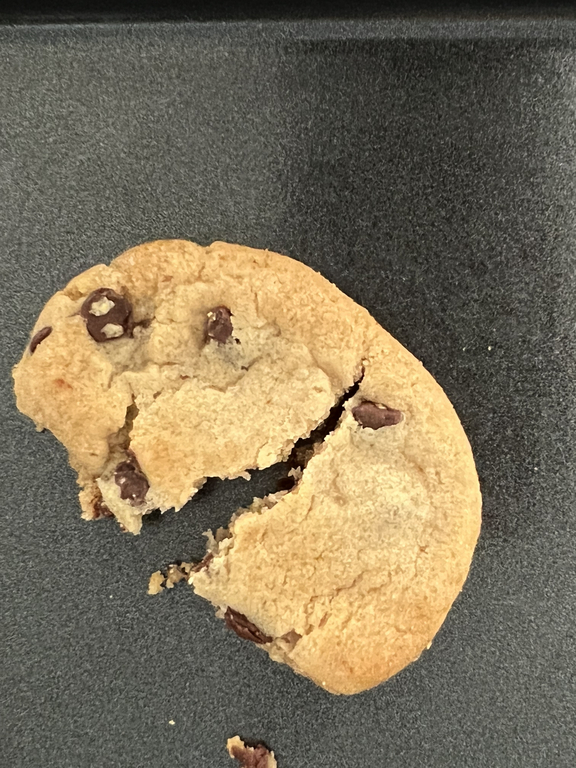
#> input picture datasets/cookie-dataset/dataset-files/training-images/anomaly-1.jpg, 576 x 768 px
$ python -i polar_transform.py   (imports and definitions only)
#> lines starting #> are read from the running program, lines starting #| are printed output that depends on the picture; after the words box and inside, x2 and y2 are one past the last pixel; in counts of white or black regions, pixels touching at a corner belong together
#  #
#   Copyright  Amazon Web Services, Inc.
#  #
#   Licensed under the Apache License, Version 2.0 (the "License");
#   you may not use this file except in compliance with the License.
#    You may obtain a copy of the License at
#  #
#        http://www.apache.org/licenses/LICENSE-2.0
#  #
#    Unless required by applicable law or agreed to in writing, software
#    distributed under the License is distributed on an "AS IS" BASIS,
#    WITHOUT WARRANTIES OR CONDITIONS OF ANY KIND, either express or implied.
#   See the License for the specific language governing permissions and
#   limitations under the License.
#  #
#  #
#  Licensed under the Apache License, Version 2.0 (the "License");
#  you may not use this file except in compliance with the License.
#  You may obtain a copy of the License at
#  #
#      http://www.apache.org/licenses/LICENSE-2.0
#  #
#  Unless required by applicable law or agreed to in writing, software
#  distributed under the License is distributed on an "AS IS" BASIS,
#  WITHOUT WARRANTIES OR CONDITIONS OF ANY KIND, either express or implied.
#  See the License for the specific language governing permissions and
#  limitations under the License.
import numpy as np
import cv2

# This file contains functions for detecting circular objects and performing polar transform so as to
# converting rotational variation into translational variation for more generalizable defect detection on circular objects (e.g. gears)
# TODO: currently parameters are hard-coded for Precision Resource Use case, will need to make them configurable

def find_circular_obj_hough(blur, dp, min_dist, param1, param2, min_radius, max_radius):
    """
    Find circular object (such as gear in Precision Resource use case) by Hough transform
    """
    detected_circles = cv2.HoughCircles(blur, cv2.HOUGH_GRADIENT, dp, min_dist,
                                        param1=param1,param2=param2,minRadius=min_radius,maxRadius=max_radius)
    if detected_circles is None:
        return None, None, None

    largest_circle = detected_circles[0][0]
    largest_circle = np.uint16(np.around(largest_circle))
    return largest_circle[0], largest_circle[1], largest_circle[2]

def find_circular_obj_contour(binary):
    """
    Find circular object (such as gear in Precision Resource use case) by contour detection
    """
    contours, _ = cv2.findContours(binary, cv2.RETR_EXTERNAL, cv2.CHAIN_APPROX_SIMPLE)
    largest_contour = max(contours, key=cv2.contourArea)

    (x, y), radius = cv2.minEnclosingCircle(largest_contour)
    largest_circle = np.uint16(np.around([x, y, radius]))
    return largest_circle[0], largest_circle[1], largest_circle[2]

def _find_non_zero(proj, thr=0):
    nonzero_indx = np.argwhere(proj>thr).squeeze()
    start, end = (nonzero_indx[0], nonzero_indx[-1])
    return start, end

def find_circular_obj_projection(binary):
    """
    Find circular object (such as gear in Precision Resource use case) by projection profile
    """
    kernel = np.ones((5, 5), np.uint8)
    morphology = cv2.morphologyEx(binary, cv2.MORPH_OPEN, kernel)
    bin_int = np.int64(morphology) / 255  # binary map
    # horizontal
    h_proj = bin_int.sum(1)
    sy, ey = _find_non_zero(h_proj)
    # vertical
    v_proj = bin_int.sum(0)
    sx, ex = _find_non_zero(v_proj)
    x, y, radius = np.uint16(np.around([(sx + ex) / 2, (sy + ey) / 2, max(ex - sx, ey - sy) / 2]))
    return x, y, radius

def _maybe_empty(blur_img):
    # if the std of the image is too low, it will be deemed as image without object (empty image)
    std = blur_img.std()
    return True if std < 24 else False  # usually the gear image has std > 30

def find_circular_obj_consensus(img, expected_radius = 880):
    """
    Find circular object consensus estimate of circle by combining 3 different circular object detector.

    Parameters
    ----------
    :param img: input image in numpy array, has to be (h, w, c) uint8 format
    :param expected_radius: expected radius of the circular object
    -------
    :return: x,y,r - center (x,y) of the circular object, and radius r
    """
    img_g = cv2.cvtColor(img, cv2.COLOR_BGR2GRAY)
    blur = cv2.GaussianBlur(img_g, (5, 5), 0)
    maybe_empty = _maybe_empty(blur)
    _, binary = cv2.threshold(blur, 0, 255, cv2.THRESH_BINARY + cv2.THRESH_OTSU)
    rh, rc, rp = None, None, None
    if not maybe_empty:  # when the image is empty, find_circular_obj_hough and find_circular_obj_contour becomes very slow
        xh, yh, rh = find_circular_obj_hough(blur, 3, 2000, 100, 100, expected_radius-10, expected_radius+10)
        xc, yc, rc = find_circular_obj_contour(binary)
    xp, yp, rp = find_circular_obj_projection(binary)

    x = []
    y = []
    r = []

    if rh is not None and expected_radius + 10 > rh > expected_radius - 10:
        x.append(xh)
        y.append(yh)
        r.append(rh)
    if rc is not None and expected_radius + 10 > rc > expected_radius - 10:
        x.append(xc)
        y.append(yc)
        r.append(rc)
    if rp is not None and expected_radius + 10 > rp > expected_radius - 10:
        x.append(xp)
        y.append(yp)
        r.append(rp)
    if len(x) == 0:
        raise Exception("Circular object cannot be found")
    return np.uint16(np.around([sum(x)/len(x), sum(y)/len(y), sum(r)/len(r)]))

def _compute_center_of_bbox(sx, sy, ex, ey):
    return int((sx + ex) / 2), int((sy + ey) / 2)

# [58 lines left out: functions banded_polar_transform, inverse_banded_polar_transform, not called in this run]

>>> import cv2
>>> picture = cv2.imread('../../../datasets/cookie-dataset/dataset-files/training-images/anomaly-1.jpg')
#> picture is the input picture: shape (768, 576, 3); mean B, G, R 89.6, 112.7, 124.4
>>> result = find_circular_obj_consensus(picture)
#> in find_circular_obj_consensus, `img_g = cv2.cvtColor(img, cv2.COLOR_BGR2GRAY)`:
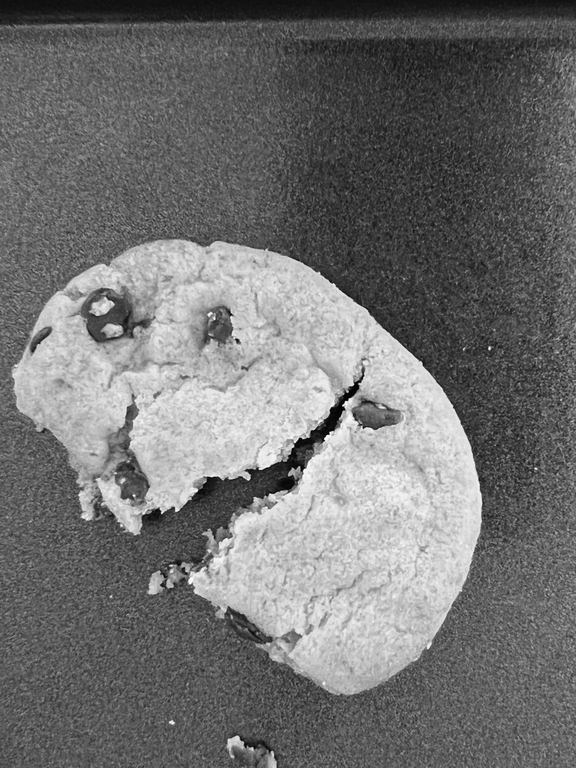
#> img_g: shape (768, 576); min 1, max 252, mean 113.6
#> in _maybe_empty, `std = blur_img.std()`: std = 55.39
#> in find_circular_obj_consensus, `maybe_empty = _maybe_empty(blur)`: maybe_empty = False
#> in find_circular_obj_consensus, `_, binary = cv2.threshold(blur, 0, 255, cv2.THRESH_BINARY + cv2.THRESH..`:
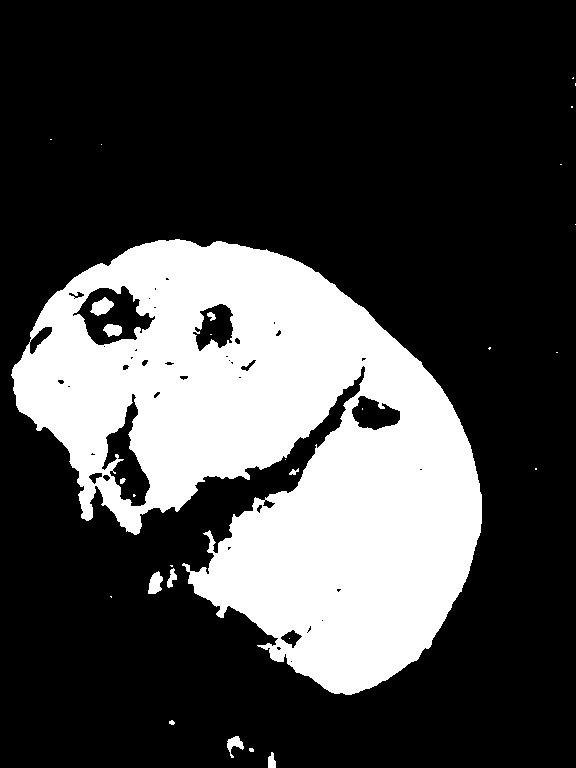
#> binary: shape (768, 576); 27.5% white; 29 white regions (18 under 20 px)
#> in find_circular_obj_hough, `detected_circles = cv2.HoughCircles(blur, cv2.HOUGH_GRADIENT, dp, min_..`: detected_circles = None
#> in find_circular_obj_contour, `contours, _ = cv2.findContours(binary, cv2.RETR_EXTERNAL, cv2.CHAIN_AP..`: contours = 21 contours, 15 with area under 20; largest, box (x1, y1, x2, y2) and area: (11, 239, 482, 695) 127403, (148, 571, 163, 594) 203, (227, 736, 244, 758) 140, (167, 568, 177, 588) 81, (268, 752, 276, 768) 76, (289, 468, 299, 475) 24
#> in find_circular_obj_contour, `largest_contour = max(contours, key=cv2.contourArea)`: largest_contour = contour of 1134 points, box (x1, y1, x2, y2) (11, 239, 482, 695), area 127403
#> in find_circular_obj_contour, `(x, y), radius = cv2.minEnclosingCircle(largest_contour)`: x = 239; y = 473; radius = 257.7
#> in find_circular_obj_contour, `largest_circle = np.uint16(np.around([x, y, radius]))`: largest_circle = [239, 473, 258]
#> in find_circular_obj_consensus, `xc, yc, rc = find_circular_obj_contour(binary)`: xc = 239; yc = 473; rc = 258
#> in find_circular_obj_projection, `morphology = cv2.morphologyEx(binary, cv2.MORPH_OPEN, kernel)`:
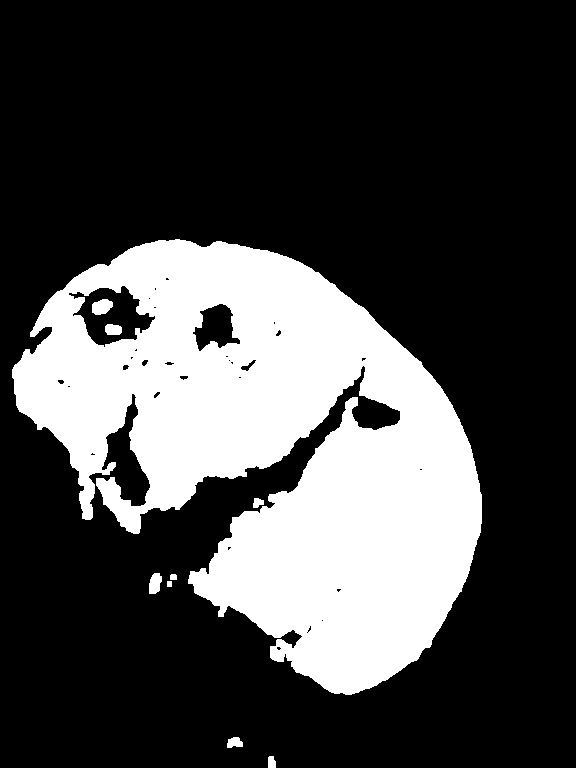
#> morphology: shape (768, 576); 27.2% white; 9 white regions, largest, box (x1, y1, x2, y2) and area: (12, 239, 482, 695) 119433, (92, 299, 113, 315) 253, (149, 573, 162, 594) 213
#> in find_circular_obj_projection, `h_proj = bin_int.sum(1)`: h_proj = 768 values, max 419 at index 384, min 0 at index 0, mean 156.8
#> in _find_non_zero, `nonzero_indx = np.argwhere(proj>thr).squeeze()`: nonzero_indx = 479 values from 239 to 767
#> in _find_non_zero, `start, end = (nonzero_indx[0], nonzero_indx[-1])`: start = 239; end = 767
#> in find_circular_obj_projection, `sy, ey = _find_non_zero(h_proj)`: sy = 239; ey = 767
#> in find_circular_obj_projection, `v_proj = bin_int.sum(0)`: v_proj = 576 values, max 392 at index 326, min 0 at index 0, mean 209.1
#> in find_circular_obj_projection, `sx, ex = _find_non_zero(v_proj)`: sx = 12; ex = 481
#> in find_circular_obj_projection, `x, y, radius = np.uint16(np.around([(sx + ex) / 2, (sy + ey) / 2, max(..`: x = 246; y = 503; radius = 264
#> in find_circular_obj_consensus, `xp, yp, rp = find_circular_obj_projection(binary)`: xp = 246; yp = 503; rp = 264
#> (the run stopped early here; a loop or call above may not have finished)

$ run again, on datasets/cookie-dataset/dataset-files/training-images/anomaly-10.jpg
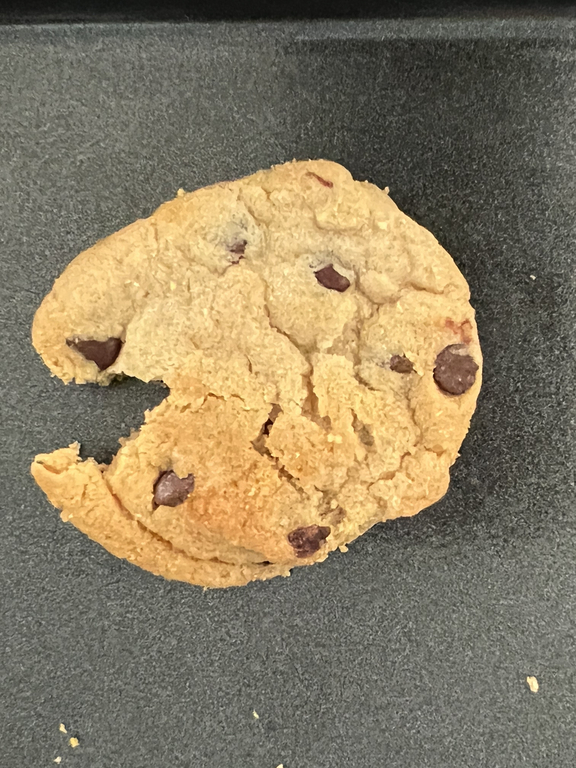
#> input picture datasets/cookie-dataset/dataset-files/training-images/anomaly-10.jpg, 576 x 768 px
#> picture is the input picture: shape (768, 576, 3); mean B, G, R 98.5, 124.5, 137.5
#> std = 50.56
#> maybe_empty = False
#> in find_circular_obj_consensus, `_, binary = cv2.threshold(blur, 0, 255, cv2.THRESH_BINARY + cv2.THRESH..`:
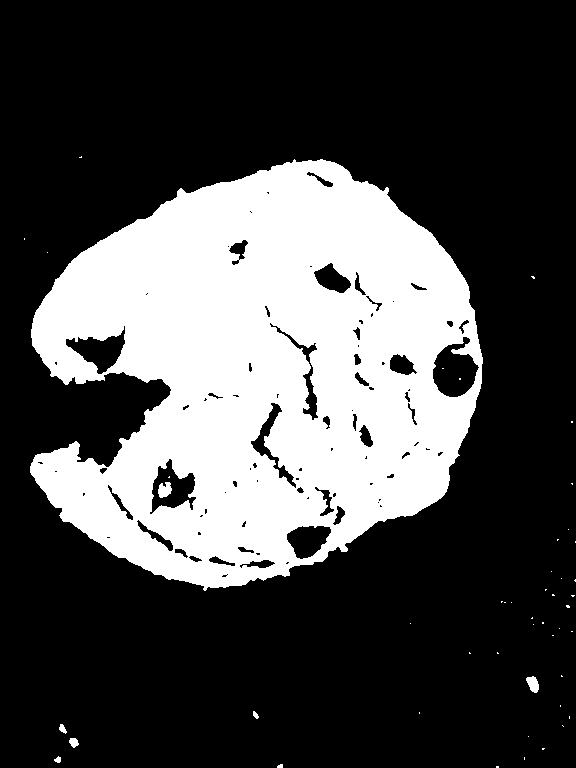
#> binary: shape (768, 576); 29.2% white; 48 white regions (40 under 20 px)
#> detected_circles = None
#> contours = 44 contours, 38 with area under 20; largest, box (x1, y1, x2, y2) and area: (30, 159, 483, 591) 137862, (526, 676, 539, 693) 128, (69, 738, 79, 748) 56, (59, 724, 67, 734) 35, (54, 756, 61, 763) 24, (253, 711, 259, 719) 21
#> largest_contour = contour of 837 points, box (x1, y1, x2, y2) (30, 159, 483, 591), area 137862
#> in find_circular_obj_contour, `(x, y), radius = cv2.minEnclosingCircle(largest_contour)`: x = 249; y = 379; radius = 237.9
#> largest_circle = [249, 379, 238]
#> xc = 249; yc = 379; rc = 238
#> in find_circular_obj_projection, `morphology = cv2.morphologyEx(binary, cv2.MORPH_OPEN, kernel)`:
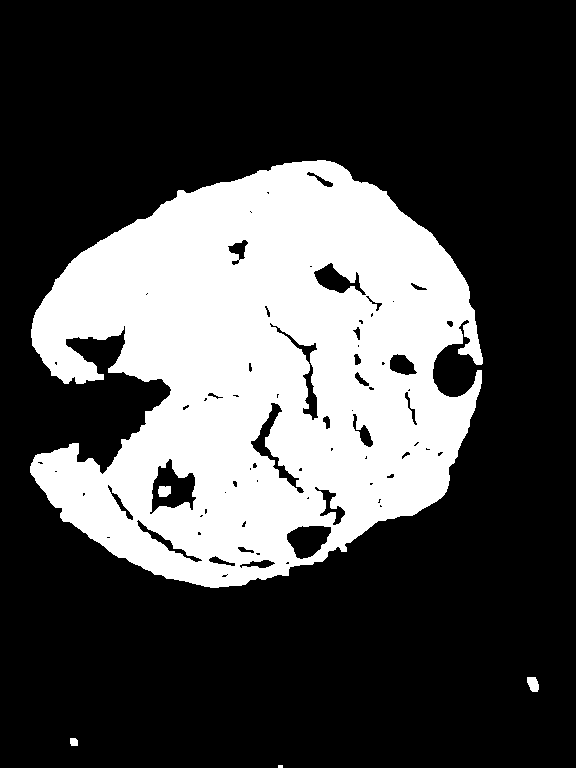
#> morphology: shape (768, 576); 29% white; 5 white regions (1 under 20 px), largest, box (x1, y1, x2, y2) and area: (30, 160, 483, 588) 127796, (527, 677, 539, 692) 141, (158, 486, 171, 497) 127, (70, 738, 78, 746) 59
#> h_proj = 768 values, max 442 at index 318, min 0 at index 0, mean 166.8
#> nonzero_indx = 454 values from 160 to 767
#> start = 160; end = 767
#> sy = 160; ey = 767
#> v_proj = 576 values, max 403 at index 286, min 0 at index 0, mean 222.5
#> sx = 30; ex = 538
#> in find_circular_obj_projection, `x, y, radius = np.uint16(np.around([(sx + ex) / 2, (sy + ey) / 2, max(..`: x = 284; y = 464; radius = 304
#> xp = 284; yp = 464; rp = 304

$ run again, on datasets/cookie-dataset/dataset-files/training-images/anomaly-11.jpg
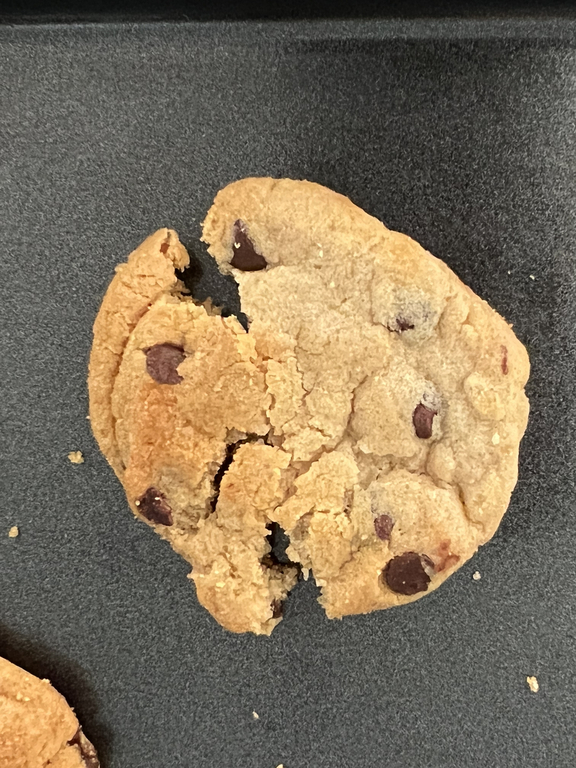
#> input picture datasets/cookie-dataset/dataset-files/training-images/anomaly-11.jpg, 576 x 768 px
#> picture is the input picture: shape (768, 576, 3); mean B, G, R 90.4, 113.1, 127.9
#> std = 54.44
#> maybe_empty = False
#> in find_circular_obj_consensus, `_, binary = cv2.threshold(blur, 0, 255, cv2.THRESH_BINARY + cv2.THRESH..`:
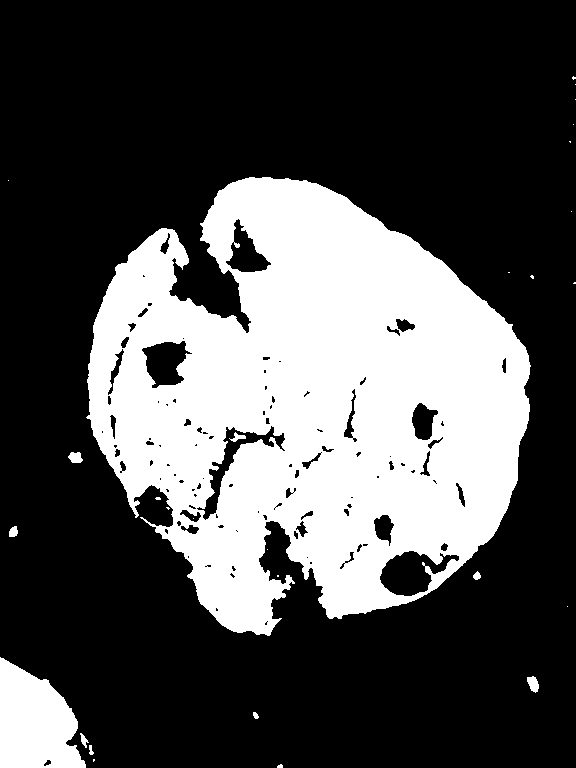
#> binary: shape (768, 576); 31.2% white; 28 white regions (18 under 20 px)
#> detected_circles = None
#> contours = 26 contours, 17 with area under 20; largest, box (x1, y1, x2, y2) and area: (86, 177, 531, 636) 139004, (0, 657, 86, 768) 6566, (527, 676, 539, 693) 116, (68, 452, 83, 463) 105, (9, 526, 18, 537) 62
#> largest_contour = contour of 1076 points, box (x1, y1, x2, y2) (86, 177, 531, 636), area 139004
#> in find_circular_obj_contour, `(x, y), radius = cv2.minEnclosingCircle(largest_contour)`: x = 299.1; y = 406; radius = 234.5
#> largest_circle = [299, 406, 234]
#> xc = 299; yc = 406; rc = 234
#> in find_circular_obj_projection, `morphology = cv2.morphologyEx(binary, cv2.MORPH_OPEN, kernel)`:
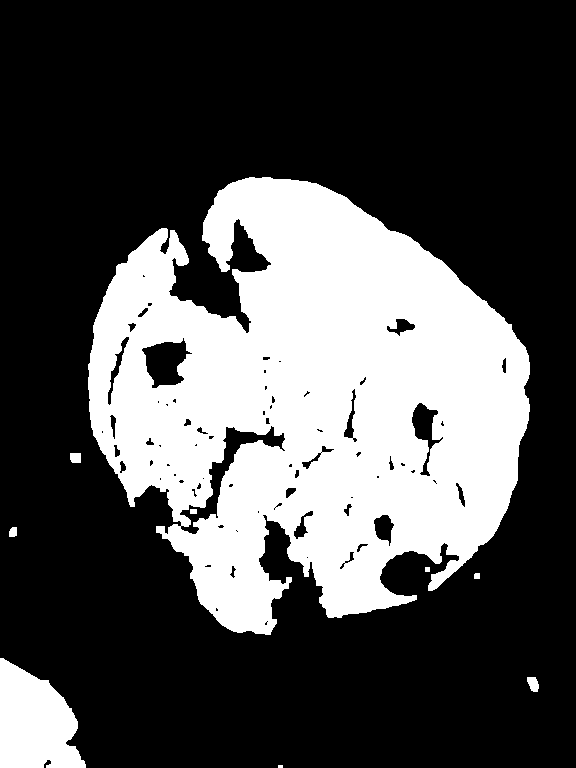
#> morphology: shape (768, 576); 30.9% white; 9 white regions (1 under 20 px), largest, box (x1, y1, x2, y2) and area: (88, 177, 530, 635) 129392, (0, 658, 86, 768) 6702, (527, 677, 539, 692) 135
#> h_proj = 768 values, max 433 at index 398, min 0 at index 0, mean 177.8
#> nonzero_indx = 568 values from 177 to 767
#> start = 177; end = 767
#> sy = 177; ey = 767
#> v_proj = 576 values, max 432 at index 257, min 0 at index 86, mean 237
#> sx = 0; ex = 538
#> in find_circular_obj_projection, `x, y, radius = np.uint16(np.around([(sx + ex) / 2, (sy + ey) / 2, max(..`: x = 269; y = 472; radius = 295
#> xp = 269; yp = 472; rp = 295
